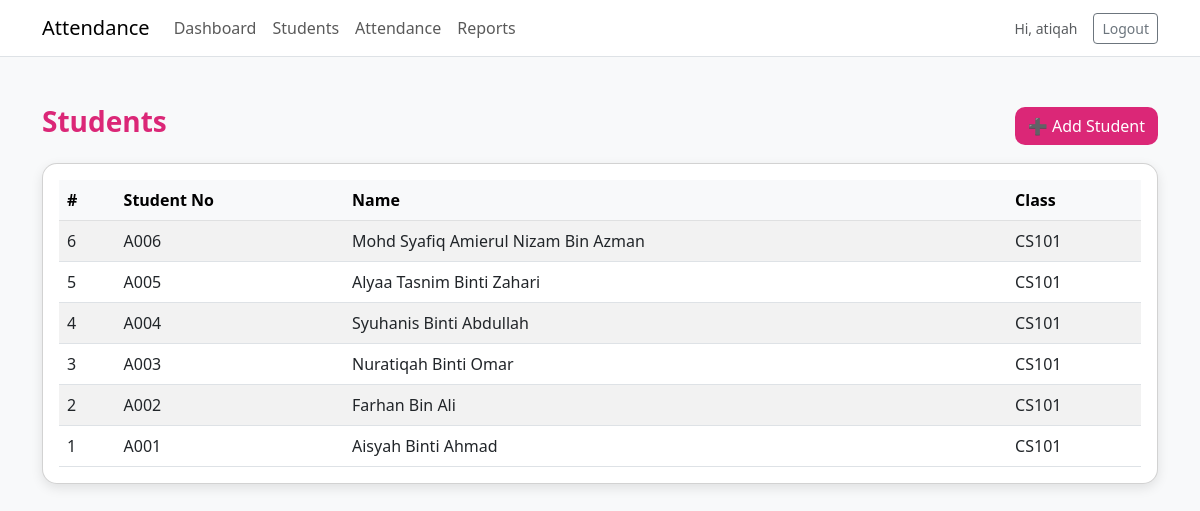
Page /student_attendance_system/students.php (signed in) on the committed database.
### tables this page shows
CREATE TABLE `students` (
  `id` int(11) NOT NULL,
  `student_no` varchar(20) NOT NULL,
  `name` varchar(150) NOT NULL,
  `class` varchar(50) DEFAULT NULL,
  `created_at` timestamp NOT NULL DEFAULT current_timestamp()
);

### student_attendance_system/students.php (the view, shortened to what this page needs)
<?php
require 'db.php';
$stmt = $pdo->query("SELECT * FROM students ORDER BY id DESC");
$students = $stmt->fetchAll();
?>
<!doctype html>
<html lang="en">
<head>
<link href="https://cdn.jsdelivr.net/npm/bootstrap@5.3.0/dist/css/bootstrap.min.css" rel="stylesheet">
<link rel="stylesheet" href="assets/css/style.css">
</head>
<body>
<?php include 'navbar.php'; ?>
<div class="container py-5">
  <div class="d-flex justify-content-between align-items-center mb-3">
    <h3>Students</h3>
    <button class="btn btn-pink" data-bs-toggle="collapse" data-bs-target="#addForm">
      ➕ Add Student
    </button>
  </div>
  <div class="card p-3">
    <div class="table-responsive">
      <table class="table table-striped table-hover mb-0 align-middle">
        <thead class="table-light">
          <tr>
            <th>#</th>
            <th>Student No</th>
            <th>Name</th>
            <th>Class</th>
          </tr>
        </thead>
        <tbody>
          <?php foreach($students as $s): ?>
            <tr>
              <td><?=htmlspecialchars($s['id'])?></td>
              <td><?=htmlspecialchars($s['student_no'])?></td>
              <td><?=htmlspecialchars($s['name'])?></td>
              <td><?=htmlspecialchars($s['class'])?></td>
            </tr>
          <?php endforeach;?>
        </tbody>
      </table>
    </div>
  </div>
</div>
</body>
</html>

### student_attendance_system/css/style.css (style rules this page uses)
body { background-color: #b49bf7; font-family: 'Segoe UI', sans-serif; }
h1,h2,h3,h4,h5,h6 { font-weight: 600; }
.card { border-radius: 15px; box-shadow: 0 4px 12px rgba(0,0,0,0.1); }
.btn-pink { background-color: #db2777; color: #fff; transition: all .2s; border-radius: 10px; }

### student_attendance_system/students.php (style rules this page uses)
body { background-color: #f8f9fa; }
.card { border-radius: 15px; box-shadow: 0 4px 12px rgba(0,0,0,0.1); }
.btn-pink { background-color: #db2777; color: #fff; transition: transform .2s; }
h3 { color: #db2777; font-weight: 600; }

### rows in the picture
students: id "6", student_no "A006", name "Mohd Syafiq Amierul Nizam Bin Azman", class "CS101"
students: id "5", student_no "A005", name "Alyaa Tasnim Binti Zahari", class "CS101"
students: id "4", student_no "A004", name "Syuhanis Binti Abdullah", class "CS101"
students: id "3", student_no "A003", name "Nuratiqah Binti Omar", class "CS101"
students: id "2", student_no "A002", name "Farhan Bin Ali", class "CS101"
students: id "1", student_no "A001", name "Aisyah Binti Ahmad", class "CS101"

### other values in the picture
$user['name'] "atiqah"
